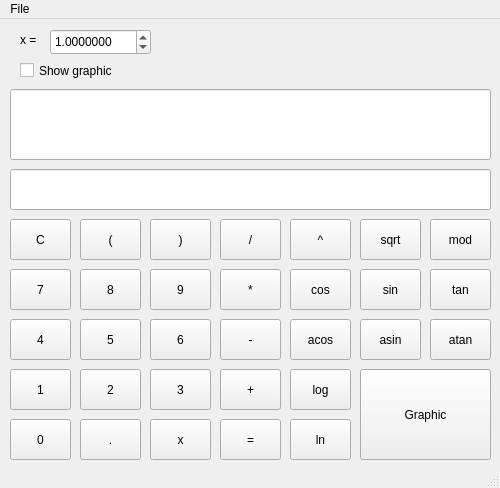
<?xml version="1.0" encoding="UTF-8"?>
<ui version="4.0">
 <class>MainWindow</class>
 <widget class="QMainWindow" name="MainWindow">
  <property name="windowModality">
   <enum>Qt::NonModal</enum>
  </property>
  <property name="enabled">
   <bool>true</bool>
  </property>
  <property name="geometry">
   <rect>
    <x>0</x>
    <y>0</y>
    <width>500</width>
    <height>488</height>
   </rect>
  </property>
  <property name="minimumSize">
   <size>
    <width>500</width>
    <height>488</height>
   </size>
  </property>
  <property name="maximumSize">
   <size>
    <width>1013</width>
    <height>488</height>
   </size>
  </property>
  <property name="windowTitle">
   <string>MainWindow</string>
  </property>
  <widget class="QWidget" name="centralwidget">
   <widget class="QLineEdit" name="lineEdit_input">
    <property name="geometry">
     <rect>
      <x>10</x>
      <y>70</y>
      <width>481</width>
      <height>71</height>
     </rect>
    </property>
    <property name="mouseTracking">
     <bool>true</bool>
    </property>
    <property name="tabletTracking">
     <bool>false</bool>
    </property>
    <property name="focusPolicy">
     <enum>Qt::ClickFocus</enum>
    </property>
    <property name="acceptDrops">
     <bool>true</bool>
    </property>
    <property name="maxLength">
     <number>255</number>
    </property>
    <property name="echoMode">
     <enum>QLineEdit::Normal</enum>
    </property>
    <property name="dragEnabled">
     <bool>false</bool>
    </property>
    <property name="readOnly">
     <bool>false</bool>
    </property>
    <property name="cursorMoveStyle">
     <enum>Qt::LogicalMoveStyle</enum>
    </property>
    <property name="clearButtonEnabled">
     <bool>false</bool>
    </property>
   </widget>
   <widget class="QPushButton" name="pushButton_0">
    <property name="geometry">
     <rect>
      <x>10</x>
      <y>400</y>
      <width>61</width>
      <height>41</height>
     </rect>
    </property>
    <property name="text">
     <string>0</string>
    </property>
   </widget>
   <widget class="QPushButton" name="pushButton_1">
    <property name="geometry">
     <rect>
      <x>10</x>
      <y>350</y>
      <width>61</width>
      <height>41</height>
     </rect>
    </property>
    <property name="text">
     <string>1</string>
    </property>
   </widget>
   <widget class="QPushButton" name="pushButton_2">
    <property name="geometry">
     <rect>
      <x>80</x>
      <y>350</y>
      <width>61</width>
      <height>41</height>
     </rect>
    </property>
    <property name="text">
     <string>2</string>
    </property>
   </widget>
   <widget class="QPushButton" name="pushButton_3">
    <property name="geometry">
     <rect>
      <x>150</x>
      <y>350</y>
      <width>61</width>
      <height>41</height>
     </rect>
    </property>
    <property name="font">
     <font>
      <bold>false</bold>
     </font>
    </property>
    <property name="text">
     <string>3</string>
    </property>
   </widget>
   <widget class="QPushButton" name="pushButton_4">
    <property name="geometry">
     <rect>
      <x>10</x>
      <y>300</y>
      <width>61</width>
      <height>41</height>
     </rect>
    </property>
    <property name="text">
     <string>4</string>
    </property>
   </widget>
   <widget class="QPushButton" name="pushButton_5">
    <property name="geometry">
     <rect>
      <x>80</x>
      <y>300</y>
      <width>61</width>
      <height>41</height>
     </rect>
    </property>
    <property name="text">
     <string>5</string>
    </property>
   </widget>
   <widget class="QPushButton" name="pushButton_6">
    <property name="geometry">
     <rect>
      <x>150</x>
      <y>300</y>
      <width>61</width>
      <height>41</height>
     </rect>
    </property>
    <property name="text">
     <string>6</string>
    </property>
   </widget>
   <widget class="QPushButton" name="pushButton_7">
    <property name="geometry">
     <rect>
      <x>10</x>
      <y>250</y>
      <width>61</width>
      <height>41</height>
     </rect>
    </property>
    <property name="text">
     <string>7</string>
    </property>
   </widget>
   <widget class="QPushButton" name="pushButton_8">
    <property name="geometry">
     <rect>
      <x>80</x>
      <y>250</y>
      <width>61</width>
      <height>41</height>
     </rect>
    </property>
    <property name="text">
     <string>8</string>
    </property>
   </widget>
   <widget class="QPushButton" name="pushButton_9">
    <property name="geometry">
     <rect>
      <x>150</x>
      <y>250</y>
      <width>61</width>
      <height>41</height>
     </rect>
    </property>
    <property name="text">
     <string>9</string>
    </property>
   </widget>
   <widget class="QPushButton" name="pushButton_dot">
    <property name="geometry">
     <rect>
      <x>80</x>
      <y>400</y>
      <width>61</width>
      <height>41</height>
     </rect>
    </property>
    <property name="text">
     <string>.</string>
    </property>
   </widget>
   <widget class="QPushButton" name="pushButton_closeBracket">
    <property name="geometry">
     <rect>
      <x>150</x>
      <y>200</y>
      <width>61</width>
      <height>41</height>
     </rect>
    </property>
    <property name="text">
     <string>)</string>
    </property>
   </widget>
   <widget class="QPushButton" name="pushButton_openBracket">
    <property name="geometry">
     <rect>
      <x>80</x>
      <y>200</y>
      <width>61</width>
      <height>41</height>
     </rect>
    </property>
    <property name="text">
     <string>(</string>
    </property>
   </widget>
   <widget class="QPushButton" name="pushButton_clear">
    <property name="geometry">
     <rect>
      <x>10</x>
      <y>200</y>
      <width>61</width>
      <height>41</height>
     </rect>
    </property>
    <property name="text">
     <string>C</string>
    </property>
   </widget>
   <widget class="QPushButton" name="pushButton_addition">
    <property name="geometry">
     <rect>
      <x>220</x>
      <y>350</y>
      <width>61</width>
      <height>41</height>
     </rect>
    </property>
    <property name="text">
     <string>+</string>
    </property>
   </widget>
   <widget class="QPushButton" name="pushButton_subtraction">
    <property name="geometry">
     <rect>
      <x>220</x>
      <y>300</y>
      <width>61</width>
      <height>41</height>
     </rect>
    </property>
    <property name="text">
     <string>-</string>
    </property>
   </widget>
   <widget class="QPushButton" name="pushButton_multiplication">
    <property name="geometry">
     <rect>
      <x>220</x>
      <y>250</y>
      <width>61</width>
      <height>41</height>
     </rect>
    </property>
    <property name="text">
     <string>*</string>
    </property>
   </widget>
   <widget class="QPushButton" name="pushButton_division">
    <property name="geometry">
     <rect>
      <x>220</x>
      <y>200</y>
      <width>61</width>
      <height>41</height>
     </rect>
    </property>
    <property name="text">
     <string>/</string>
    </property>
   </widget>
   <widget class="QPushButton" name="pushButton_equal">
    <property name="geometry">
     <rect>
      <x>220</x>
      <y>400</y>
      <width>61</width>
      <height>41</height>
     </rect>
    </property>
    <property name="text">
     <string>=</string>
    </property>
   </widget>
   <widget class="QPushButton" name="pushButton_power">
    <property name="geometry">
     <rect>
      <x>290</x>
      <y>200</y>
      <width>61</width>
      <height>41</height>
     </rect>
    </property>
    <property name="text">
     <string>^</string>
    </property>
   </widget>
   <widget class="QPushButton" name="pushButton_modulus">
    <property name="geometry">
     <rect>
      <x>430</x>
      <y>200</y>
      <width>61</width>
      <height>41</height>
     </rect>
    </property>
    <property name="text">
     <string>mod</string>
    </property>
   </widget>
   <widget class="QPushButton" name="pushButton_cos">
    <property name="geometry">
     <rect>
      <x>290</x>
      <y>250</y>
      <width>61</width>
      <height>41</height>
     </rect>
    </property>
    <property name="text">
     <string>cos</string>
    </property>
   </widget>
   <widget class="QPushButton" name="pushButton_sin">
    <property name="geometry">
     <rect>
      <x>360</x>
      <y>250</y>
      <width>61</width>
      <height>41</height>
     </rect>
    </property>
    <property name="text">
     <string>sin</string>
    </property>
   </widget>
   <widget class="QPushButton" name="pushButton_tan">
    <property name="geometry">
     <rect>
      <x>430</x>
      <y>250</y>
      <width>61</width>
      <height>41</height>
     </rect>
    </property>
    <property name="text">
     <string>tan</string>
    </property>
   </widget>
   <widget class="QPushButton" name="pushButton_asin">
    <property name="geometry">
     <rect>
      <x>360</x>
      <y>300</y>
      <width>61</width>
      <height>41</height>
     </rect>
    </property>
    <property name="text">
     <string>asin</string>
    </property>
   </widget>
   <widget class="QPushButton" name="pushButton_acos">
    <property name="geometry">
     <rect>
      <x>290</x>
      <y>300</y>
      <width>61</width>
      <height>41</height>
     </rect>
    </property>
    <property name="text">
     <string>acos</string>
    </property>
   </widget>
   <widget class="QPushButton" name="pushButton_atan">
    <property name="geometry">
     <rect>
      <x>430</x>
      <y>300</y>
      <width>61</width>
      <height>41</height>
     </rect>
    </property>
    <property name="text">
     <string>atan</string>
    </property>
   </widget>
   <widget class="QPushButton" name="pushButton_sqrt">
    <property name="geometry">
     <rect>
      <x>360</x>
      <y>200</y>
      <width>61</width>
      <height>41</height>
     </rect>
    </property>
    <property name="text">
     <string>sqrt</string>
    </property>
   </widget>
   <widget class="QPushButton" name="pushButton_ln">
    <property name="geometry">
     <rect>
      <x>290</x>
      <y>400</y>
      <width>61</width>
      <height>41</height>
     </rect>
    </property>
    <property name="text">
     <string>ln</string>
    </property>
   </widget>
   <widget class="QPushButton" name="pushButton_log">
    <property name="geometry">
     <rect>
      <x>290</x>
      <y>350</y>
      <width>61</width>
      <height>41</height>
     </rect>
    </property>
    <property name="text">
     <string>log</string>
    </property>
   </widget>
   <widget class="QPushButton" name="pushButton_x">
    <property name="geometry">
     <rect>
      <x>150</x>
      <y>400</y>
      <width>61</width>
      <height>41</height>
     </rect>
    </property>
    <property name="text">
     <string>x</string>
    </property>
   </widget>
   <widget class="QLabel" name="label_x">
    <property name="geometry">
     <rect>
      <x>20</x>
      <y>10</y>
      <width>31</width>
      <height>21</height>
     </rect>
    </property>
    <property name="text">
     <string>x = </string>
    </property>
   </widget>
   <widget class="QLabel" name="label_xmin">
    <property name="geometry">
     <rect>
      <x>740</x>
      <y>10</y>
      <width>51</width>
      <height>21</height>
     </rect>
    </property>
    <property name="text">
     <string>x min:</string>
    </property>
   </widget>
   <widget class="QPushButton" name="pushButton_graphic">
    <property name="geometry">
     <rect>
      <x>360</x>
      <y>350</y>
      <width>131</width>
      <height>91</height>
     </rect>
    </property>
    <property name="text">
     <string>Graphic</string>
    </property>
   </widget>
   <widget class="QLabel" name="label_xmax">
    <property name="geometry">
     <rect>
      <x>740</x>
      <y>40</y>
      <width>51</width>
      <height>21</height>
     </rect>
    </property>
    <property name="text">
     <string>x max:</string>
    </property>
   </widget>
   <widget class="QLabel" name="label_ymin">
    <property name="geometry">
     <rect>
      <x>870</x>
      <y>10</y>
      <width>51</width>
      <height>21</height>
     </rect>
    </property>
    <property name="text">
     <string>y min:</string>
    </property>
   </widget>
   <widget class="QLabel" name="label_ymax">
    <property name="geometry">
     <rect>
      <x>870</x>
      <y>40</y>
      <width>51</width>
      <height>21</height>
     </rect>
    </property>
    <property name="text">
     <string>y max:</string>
    </property>
   </widget>
   <widget class="QLineEdit" name="lineEdit_result">
    <property name="geometry">
     <rect>
      <x>10</x>
      <y>150</y>
      <width>481</width>
      <height>41</height>
     </rect>
    </property>
    <property name="mouseTracking">
     <bool>true</bool>
    </property>
    <property name="tabletTracking">
     <bool>false</bool>
    </property>
    <property name="focusPolicy">
     <enum>Qt::ClickFocus</enum>
    </property>
    <property name="acceptDrops">
     <bool>true</bool>
    </property>
    <property name="maxLength">
     <number>255</number>
    </property>
    <property name="echoMode">
     <enum>QLineEdit::Normal</enum>
    </property>
    <property name="alignment">
     <set>Qt::AlignCenter</set>
    </property>
    <property name="dragEnabled">
     <bool>false</bool>
    </property>
    <property name="readOnly">
     <bool>true</bool>
    </property>
    <property name="cursorMoveStyle">
     <enum>Qt::LogicalMoveStyle</enum>
    </property>
    <property name="clearButtonEnabled">
     <bool>false</bool>
    </property>
   </widget>
   <widget class="QCustomPlot" name="widget" native="true">
    <property name="geometry">
     <rect>
      <x>500</x>
      <y>70</y>
      <width>501</width>
      <height>371</height>
     </rect>
    </property>
   </widget>
   <widget class="QSpinBox" name="spinBox_xmin">
    <property name="geometry">
     <rect>
      <x>800</x>
      <y>10</y>
      <width>61</width>
      <height>26</height>
     </rect>
    </property>
    <property name="minimum">
     <number>-1000000</number>
    </property>
    <property name="maximum">
     <number>1000000</number>
    </property>
    <property name="value">
     <number>-10</number>
    </property>
   </widget>
   <widget class="QSpinBox" name="spinBox_xmax">
    <property name="geometry">
     <rect>
      <x>800</x>
      <y>40</y>
      <width>61</width>
      <height>26</height>
     </rect>
    </property>
    <property name="minimum">
     <number>-1000000</number>
    </property>
    <property name="maximum">
     <number>1000000</number>
    </property>
    <property name="value">
     <number>10</number>
    </property>
   </widget>
   <widget class="QSpinBox" name="spinBox_ymin">
    <property name="geometry">
     <rect>
      <x>930</x>
      <y>10</y>
      <width>61</width>
      <height>26</height>
     </rect>
    </property>
    <property name="minimum">
     <number>-1000000</number>
    </property>
    <property name="maximum">
     <number>1000000</number>
    </property>
    <property name="value">
     <number>-10</number>
    </property>
   </widget>
   <widget class="QSpinBox" name="spinBox_ymax">
    <property name="geometry">
     <rect>
      <x>930</x>
      <y>40</y>
      <width>61</width>
      <height>26</height>
     </rect>
    </property>
    <property name="minimum">
     <number>-1000000</number>
    </property>
    <property name="maximum">
     <number>1000000</number>
    </property>
    <property name="singleStep">
     <number>1</number>
    </property>
    <property name="value">
     <number>10</number>
    </property>
   </widget>
   <widget class="QDoubleSpinBox" name="doubleSpinBox_x">
    <property name="geometry">
     <rect>
      <x>50</x>
      <y>10</y>
      <width>101</width>
      <height>26</height>
     </rect>
    </property>
    <property name="decimals">
     <number>7</number>
    </property>
    <property name="minimum">
     <double>-1000000.000000000000000</double>
    </property>
    <property name="maximum">
     <double>1000000.000000000000000</double>
    </property>
    <property name="value">
     <double>1.000000000000000</double>
    </property>
   </widget>
   <widget class="QLabel" name="label">
    <property name="geometry">
     <rect>
      <x>60</x>
      <y>610</y>
      <width>311</width>
      <height>101</height>
     </rect>
    </property>
    <property name="text">
     <string/>
    </property>
   </widget>
   <widget class="QCheckBox" name="checkBox">
    <property name="geometry">
     <rect>
      <x>20</x>
      <y>40</y>
      <width>131</width>
      <height>23</height>
     </rect>
    </property>
    <property name="text">
     <string>Show graphic</string>
    </property>
   </widget>
  </widget>
  <widget class="QMenuBar" name="menubar">
   <property name="geometry">
    <rect>
     <x>0</x>
     <y>0</y>
     <width>500</width>
     <height>22</height>
    </rect>
   </property>
   <widget class="QMenu" name="menuFile">
    <property name="title">
     <string>File</string>
    </property>
    <addaction name="actionExit"/>
   </widget>
   <addaction name="menuFile"/>
  </widget>
  <widget class="QStatusBar" name="statusbar"/>
  <action name="actionExit">
   <property name="text">
    <string>Exit</string>
   </property>
  </action>
 </widget>
 <customwidgets>
  <customwidget>
   <class>QCustomPlot</class>
   <extends>QWidget</extends>
   <header>qcustomplot.h</header>
   <container>1</container>
  </customwidget>
 </customwidgets>
 <resources/>
 <connections>
  <connection>
   <sender>actionExit</sender>
   <signal>triggered()</signal>
   <receiver>MainWindow</receiver>
   <slot>close()</slot>
   <hints>
    <hint type="sourcelabel">
     <x>-1</x>
     <y>-1</y>
    </hint>
    <hint type="destinationlabel">
     <x>399</x>
     <y>299</y>
    </hint>
   </hints>
  </connection>
 </connections>
</ui>
